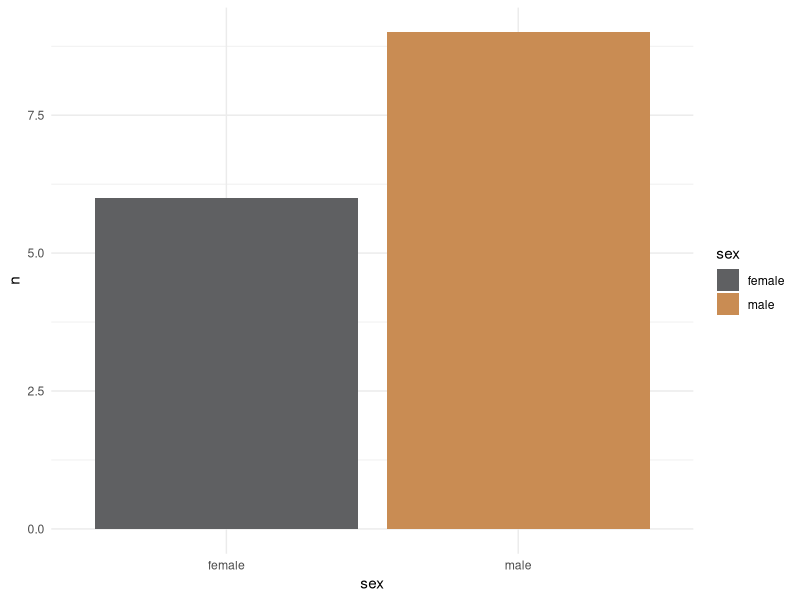
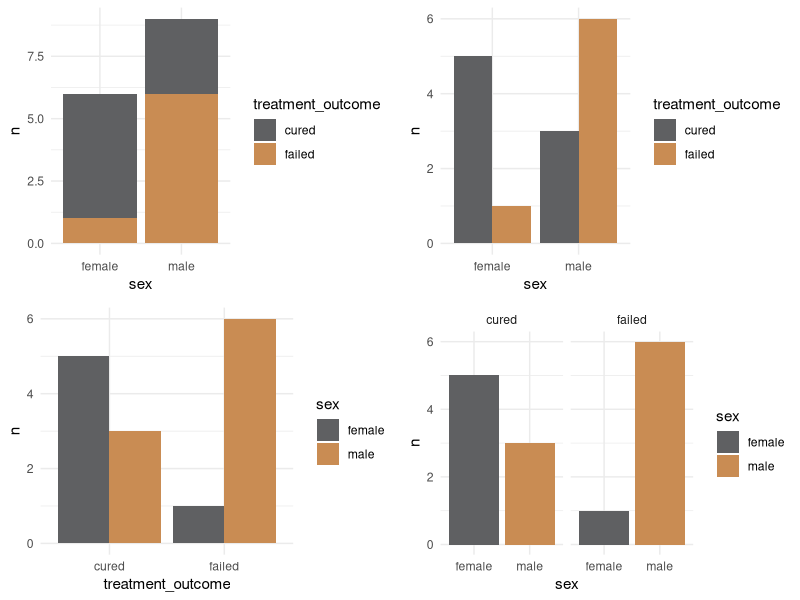

Write the R code that produced these figures, in order.
## ---- chunk 1
library(tidyverse)
library(knitr)
library(kableExtra)

themeCols <- tibble(cols = c("grey", "orange", "green"),
                    hex = c("#5F6062", "#C98C53", "#C9DCB3"))

theme_set(theme_minimal())

## ---- chunk 2
set.seed(567)
chen <- tibble(patient_ID = c(paste0("ID", 1:15)),
               treatment_outcome = sample(c("cured", "failed"), 15, replace = TRUE),
               sex = sample(c("male", "female"), 15, replace = TRUE),
               age = sample(19:65, 15, replace = TRUE))

chen |> 
  kable(caption = "Table 5.1", table.attr = 'data-quarto-disable-processing="true"') |>
  kable_styling(full_width = FALSE, position = "left")

## ---- chunk 3

chen |> 
  count(name = "total") |> 
  bind_cols(chen |> 
              count(sex)) |> 
  pivot_wider(names_from = sex, values_from = n) |> 
  kable(table.attr = 'data-quarto-disable-processing="true"') |>
  kable_styling(full_width = FALSE, position = "left")
  
  
## ---- chunk 4

chen |> 
  count(sex, name = "total") |> 
  inner_join(chen |> 
               count(sex, treatment_outcome)) |> 
  pivot_wider(names_from = treatment_outcome, values_from = n) |> 
  select(sex, cured, failed, total) |> 
  kable(table.attr = 'data-quarto-disable-processing="true"') |>
  kable_styling(full_width = FALSE, position = "left")
  
## ---- chunk 5
#| fig-width: 4

plotdta <- chen |> 
  count(sex, name = "total") |> 
  inner_join(chen |> 
               count(sex, treatment_outcome))

plotdta |> 
  ggplot(aes(sex, n, fill = sex))+
  geom_col()+
  scale_fill_manual(values = themeCols$hex)

## ---- chunk 6

p1 <- plotdta |> 
  ggplot(aes(sex, n, fill = treatment_outcome))+
  geom_col()+
  scale_fill_manual(values = themeCols$hex)

p2 <- plotdta |> 
  ggplot(aes(sex, n, fill = treatment_outcome))+
  geom_col(position = "dodge")+
  scale_fill_manual(values = themeCols$hex)
  
p3 <- plotdta |> 
  ggplot(aes(fill = sex, y = n, x = treatment_outcome))+
  geom_col(position = "dodge")+
  scale_fill_manual(values = themeCols$hex)

p4 <- plotdta |> 
  ggplot(aes(sex, n, fill = sex))+
  geom_col()+
  scale_fill_manual(values = themeCols$hex)+
  facet_wrap(~treatment_outcome)

ggpubr::ggarrange(p1, p2, p3, p4)
